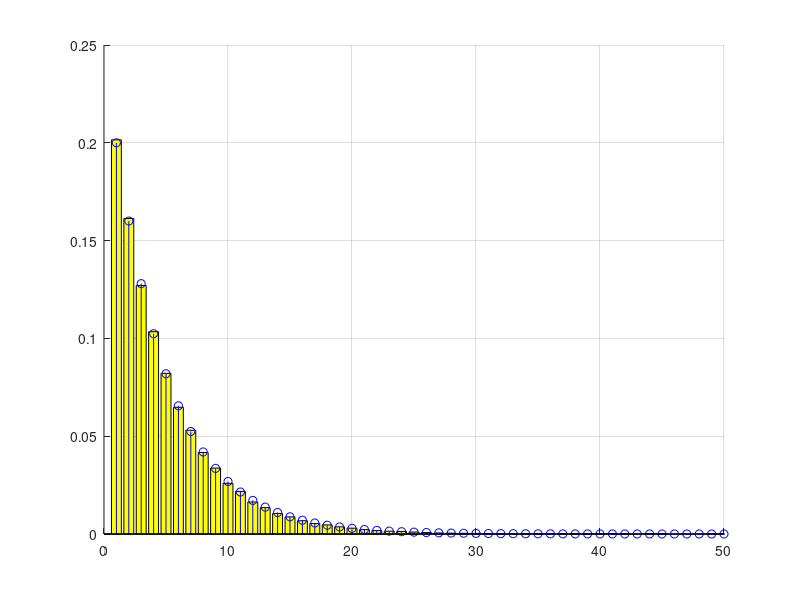

Here is the MATLAB script that generated this plot:
clear all; close all; clc;

N = 100000; % numero de realizações;

p = 0.2; % probabilidade de sucesso da bernoulli;

% como gerar uma bernoulli
x = rand() < p; 

% como gerar a geométrica
aux = 1
while (rand() < p) == 0
 aux = aux + 1;
end

% imprimindo a geométrica
aux

a = zeros(1,N);

for i = 1:N
% como gerar a geométrica
 a(i) = 1;
    while (rand() < p) == 0
    a(i) = a(i) + 1;
 end
end

b = 1 : max(a)

pmfX = p .* (1 - p).^(b - 1);

pfmX_sim = hist(a, b) / N; 

figure; grid on; hold on; 

bar(b, pfmX_sim, 'y');
stem (b, pmfX, 'b');
xlim([0, max(b)]);

Ex_teo = 1 /p 

Ex_sim = mean(a)



